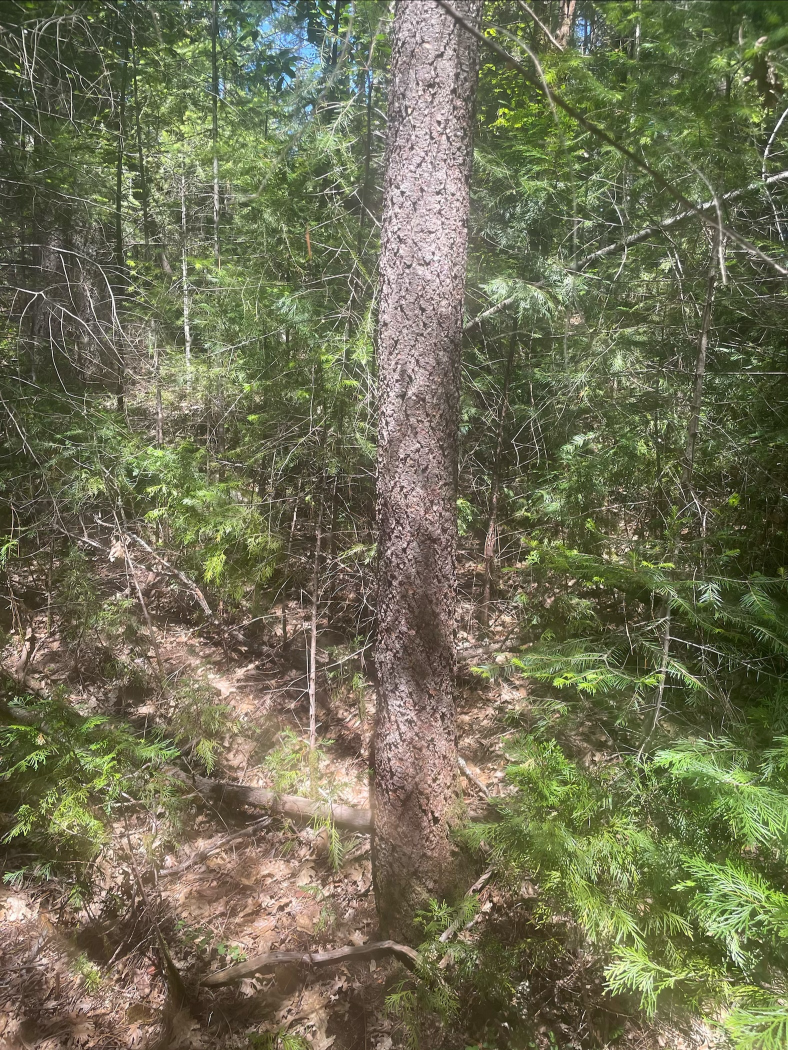
#> input picture ml/datasets/images/train/IMG_1943.jpg, 1576 x 2100 px (shown at 1/2 size)
$ python -i remove_annotated_dots.py   (imports and definitions only)
#> lines starting #> are read from the running program, lines starting #| are printed output that depends on the picture; after the words box and inside, x2 and y2 are one past the last pixel; in counts of white or black regions, pixels touching at a corner belong together
#> further down, picture is the input picture: shape (2100, 1576, 3); mean B, G, R 85, 112.4, 112.9
#!/usr/bin/env python3
from __future__ import annotations

import argparse
import sys
from pathlib import Path
from typing import List, Tuple

import cv2
import numpy as np

PROJECT_ROOT = Path(__file__).resolve().parents[1]
if str(PROJECT_ROOT) not in sys.path:
    sys.path.insert(0, str(PROJECT_ROOT))

from bounding_boxes import get_dot_centers


IMAGE_EXTENSIONS = {".jpg", ".jpeg", ".png", ".bmp", ".tif", ".tiff", ".webp"}


# [35 lines left out: function parse_args, not called in this run]


def detect_dot_centers(image: np.ndarray) -> List[Tuple[int, int]]:
    hsv = cv2.cvtColor(image, cv2.COLOR_BGR2HSV)
#> hsv: shape (2100, 1576, 3); mean H, S, V 32, 83.3, 118.9

    red_mask = (
        cv2.inRange(hsv, np.array([0, 200, 200]), np.array([5, 255, 255]))
        | cv2.inRange(hsv, np.array([175, 200, 200]), np.array([180, 255, 255]))
    )
#> red_mask: shape (2100, 1576); every value is 0
    green_mask = cv2.inRange(hsv, np.array([44, 180, 150]), np.array([55, 235, 210]))
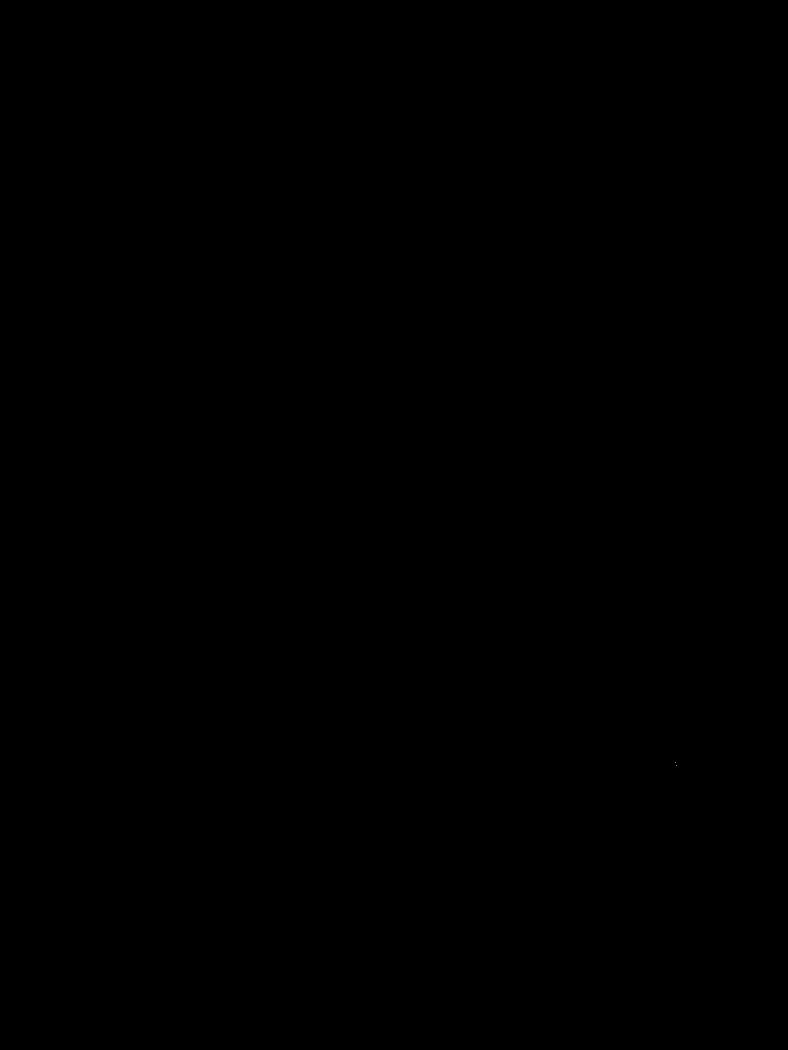
#> green_mask: shape (2100, 1576) (shown at 1/2 size); 0% white in thin lines or dots, all inside (x1, y1, x2, y2) = (1351, 1524, 1353, 1532)

#> (the run stopped early here; a loop or call above may not have finished)
